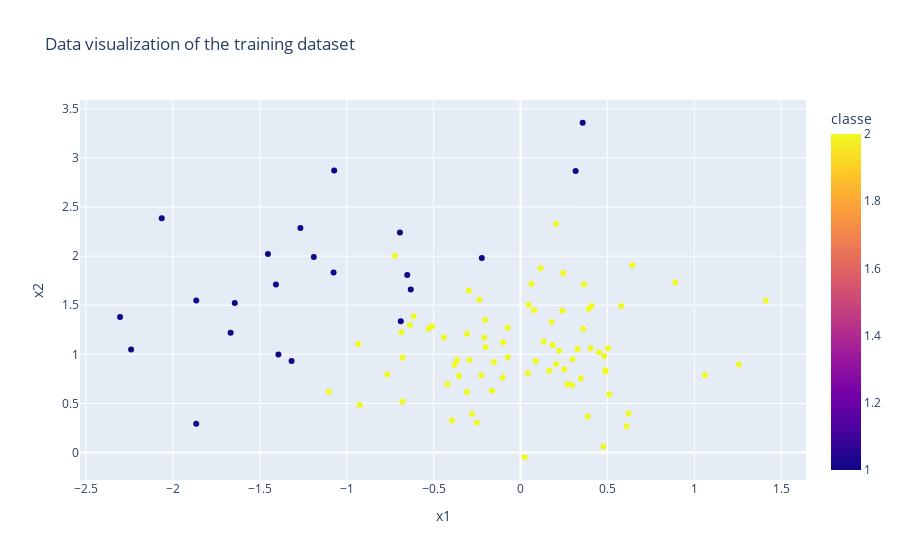

The notebook cell this image was saved under:
### Code cell
px.scatter(df_train,x='x1',y='x2',color='classe',title='Data visualization of the training dataset')
